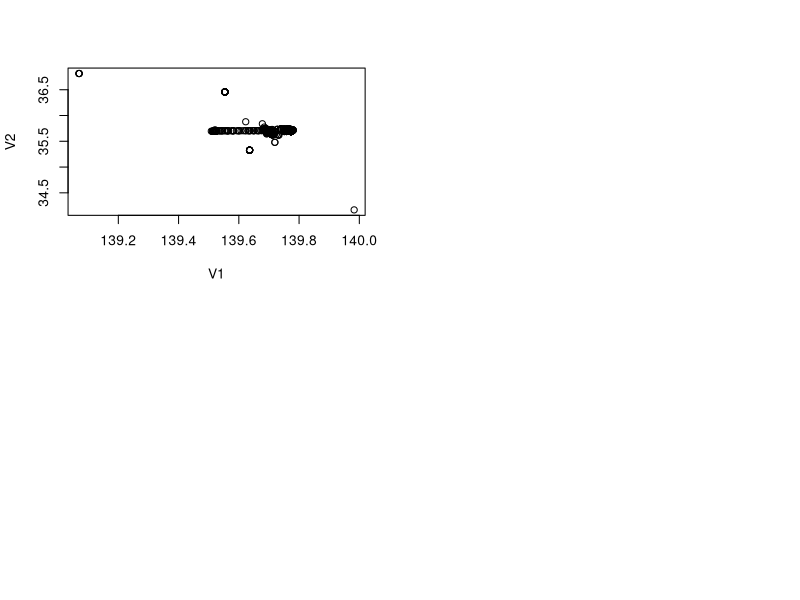

Write R code to recreate this figure. (Note: this script raises an error after producing the figure.)
library(geosphere)

preprocessData = function(data) {
  minimumSatellites = 3
  maximumHDOP = 6
  
  par(mfrow=c(2, 2))
  plot(x = data[1:2])
  write.csv(as.vector(data[,1:2]), file = "output/points1.csv", row.names = FALSE)
  
  data = data[which(data[,4] >= minimumSatellites),]
  plot(x = data[1:2])
  write.csv(as.vector(data[,1:2]), file = "output/points2.csv", row.names = FALSE)
  
  data = data[which(data[,5] <= maximumHDOP),]
  plot(x = data[1:2])
  write.csv(as.vector(data[,1:2]), file = "output/points3.csv", row.names = FALSE)
  
  data = removeOutliers(data)
  plot(x = data[1:2])
  write.csv(as.vector(data[,1:2]), file = "output/points4.csv", row.names = FALSE)
  
  return(data)
}

removeOutliers = function(data) {
  rangeTreshold = 500 #meters
  booleanIndicators = rep(FALSE, nrow(data)) # for each index contains TRUE if the point has a neighbour in the given treshold, FALSE otherwise
  
  for(i in 1:nrow(data)) {
    p1 = c(data[i,1], data[i,2])
    
    for(j in i:nrow(data)) {
      if(booleanIndicators[j] == FALSE && i != j) { # skip already processed lines
        p2 = c(data[j,1], data[j,2])
        distance = distm(p1, p2, fun = distHaversine)
        
        if(distance <= rangeTreshold) {
          booleanIndicators[i] = TRUE
          booleanIndicators[j] = TRUE
          break
        }
      }
    }
  }
  
  return(data[booleanIndicators,])
}

data = read.csv("tokyo.csv", header = FALSE, sep = ",")
data = preprocessData(data)
